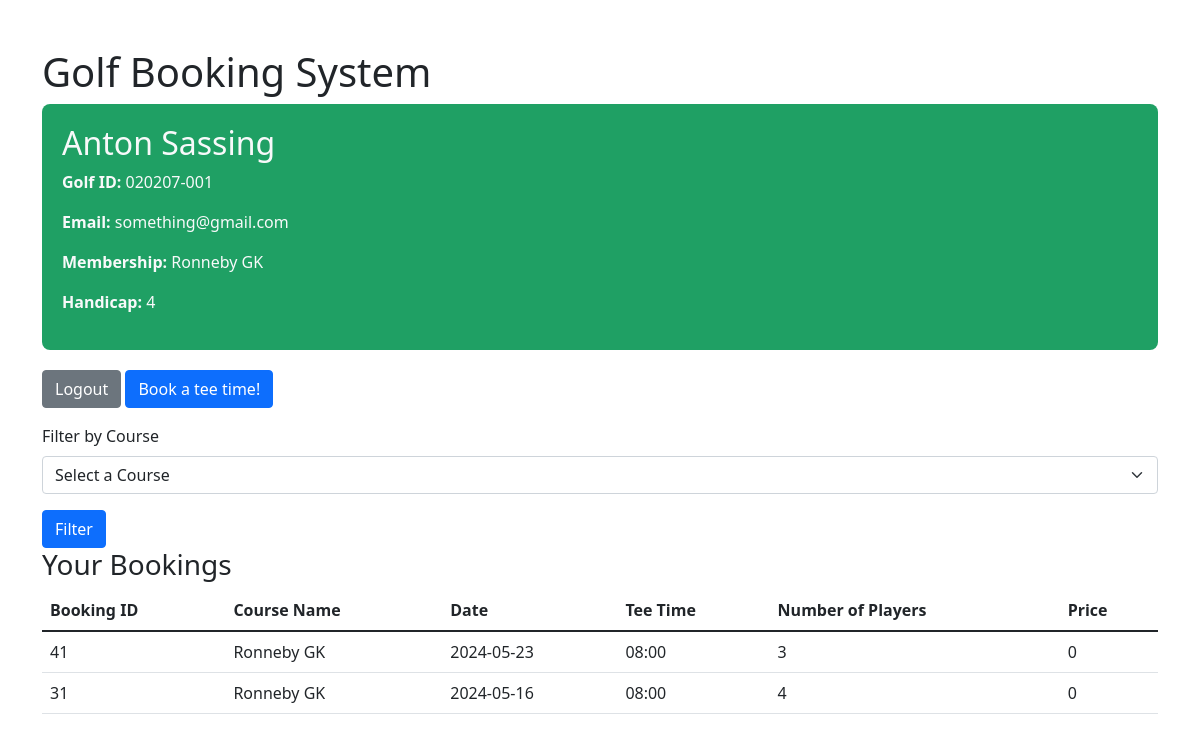
/profile?club_id=1 (signed in), run on the app's committed database.
### tables this page shows
CREATE TABLE players (golf_id TEXT (100) PRIMARY KEY, password TEXT (100), email TEXT (100), first_name TEXT (100), last_name TEXT (100), hcp NUMERIC (255));

CREATE TABLE courses (club_id INTEGER PRIMARY KEY AUTOINCREMENT, region TEXT (100), club_name TEXT (100), hcp_limit NUMERIC, greenfee NUMERIC);

CREATE TABLE bookings (booking_id INTEGER PRIMARY KEY AUTOINCREMENT, club_id INTEGER REFERENCES courses (club_id), golf_id TEXT (100) REFERENCES players (golf_id), number_of_players INTEGER (4), date TEXT (100), tee_time TEXT (100), price NUMERIC (1000));

### app.py (the view)
@app.route('/profile')
def profile():
    golf_id = session.get('golf_id')
    club_id = request.args.get('club_id')
    user_details = query_database("SELECT players.first_name, players.last_name, players.golf_id, players.email, players.hcp, courses.club_name FROM players JOIN membership ON players.golf_id = membership.golf_id JOIN courses ON membership.club_id = courses.club_id WHERE players.golf_id = ?", [golf_id], one=True)
    courses = query_database("SELECT club_id, club_name FROM courses")
    query = """
        SELECT bookings.booking_id, bookings.club_id, bookings.date, bookings.tee_time, bookings.number_of_players, bookings.price, courses.club_name
        FROM bookings
        JOIN courses ON bookings.club_id = courses.club_id
        WHERE bookings.golf_id = ?
    """
    params = [golf_id]
    if club_id:
        query += " AND bookings.club_id = ?"
        params.append(club_id)
    query += " ORDER BY bookings.date DESC, bookings.tee_time ASC"
    booking_history = query_database(query, params)
    return render_template('profile.html', user=user_details, bookings=booking_history, courses=courses)

### database.py (called while the page is built, shortened)
def get_database():
    database = getattr(g, '_database', None)
    if database is None:
        database = g._database = sqlite3.connect(DATABASE)
        database.row_factory = sqlite3.Row
    return database

def close_database(exception=None):
    database = getattr(g, '_database', None)
    if database is not None:
        database.close()

def query_database(query, args=(), one=False, commit=False):
    cur = get_database().execute(query, args)
    rv = cur.fetchall()
    cur.close()
    return (rv[0] if rv else None) if one else rv

### website/template/profile.html (shortened to what this page needs)
<!DOCTYPE html>
<html lang="en">
<head>
    <link href="https://cdn.jsdelivr.net/npm/bootstrap@5.1.3/dist/css/bootstrap.min.css" rel="stylesheet">
</head>
<body>
    <div class="container mt-5" >
        <h1>Golf Booking System</h1>
        <div style="background-color: #1fa064; padding: 20px; border-radius: 8px; margin-bottom: 20px;">
            <h2
            class="text-light">{{ user['first_name'] }} {{ user['last_name'] }}</h2>
            <p
            class="text-light"> <strong>Golf ID:</strong> {{ user['golf_id'] }}</p>
            <p
            class="text-light"><strong>Email:</strong> {{ user['Email'] }}</p>
            <p
            class="text-light"> <strong>Membership:</strong> {{ user['club_name'] }}</p>
            <p
            class="text-light"> <strong>Handicap:</strong> {{ user['HCP'] }}</p>
        </div>
        <div class="mb-3">
            <a href="{{ url_for('logout') }}" class="btn btn-secondary">Logout</a>
            <a href="{{ url_for('show_courses') }}" class="btn btn-primary">Book a tee time!</a>
        </div>
        <form action="{{ url_for('profile') }}" method="get">
            <div class="mb-3">
                <label for="club_id" class="form-label">Filter by Course</label>
                <select class="form-select" id="club_id" name="club_id">
                    <option value="">Select a Course</option>
                </select>
            </div>
            <button type="submit" class="btn btn-primary">Filter</button>
        </form>
        <h3>Your Bookings</h3>
        <table class="table">
            <thead>
                <tr>
                    <th>Booking ID</th>
                    <th>Course Name</th>
                    <th>Date</th>
                    <th>Tee Time</th>
                    <th>Number of Players</th>
                    <th>Price</th>
                </tr>
            </thead>
            <tbody>
                {% for booking in bookings %}
                <tr>
                    <td>{{ booking['booking_id'] }}</td>
                    <td>{{ booking['club_name'] }}</td>
                    <td>{{ booking['date'] }}</td>
                    <td>{{ booking['tee_time'] }}</td>
                    <td>{{ booking['number_of_players'] }}</td>
                    <td>{{ booking['price'] }}</td>
                </tr>
                {% endfor %}
            </tbody>
        </table>
    </div>
</body>
</html>

### data on the page
players: first_name "Anton", last_name "Sassing", golf_id "020207-001", Email "something@gmail.com", HCP "4"
courses: club_name "Ronneby GK"
bookings: booking_id "41", club_name "Ronneby GK", date "2024-05-23", tee_time "08:00", number_of_players "3", price "0"
bookings: booking_id "31", club_name "Ronneby GK", date "2024-05-16", tee_time "08:00", number_of_players "4", price "0"
